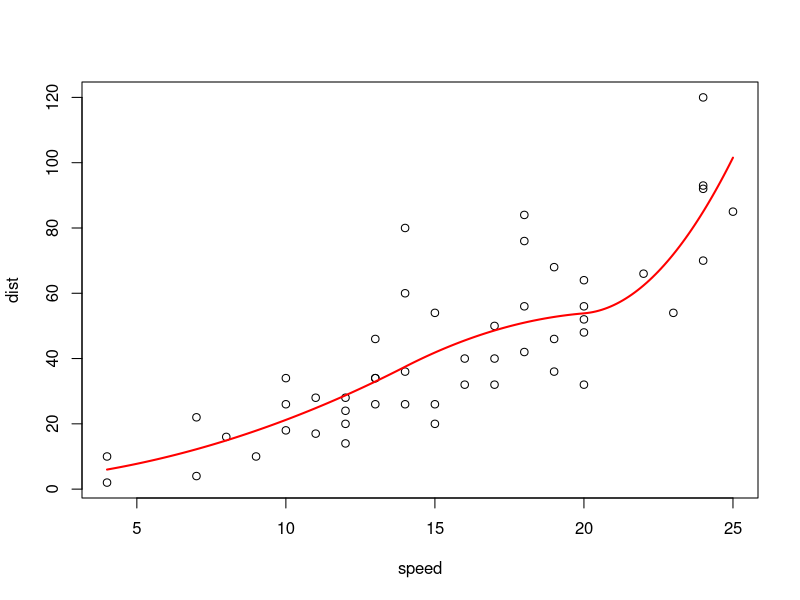
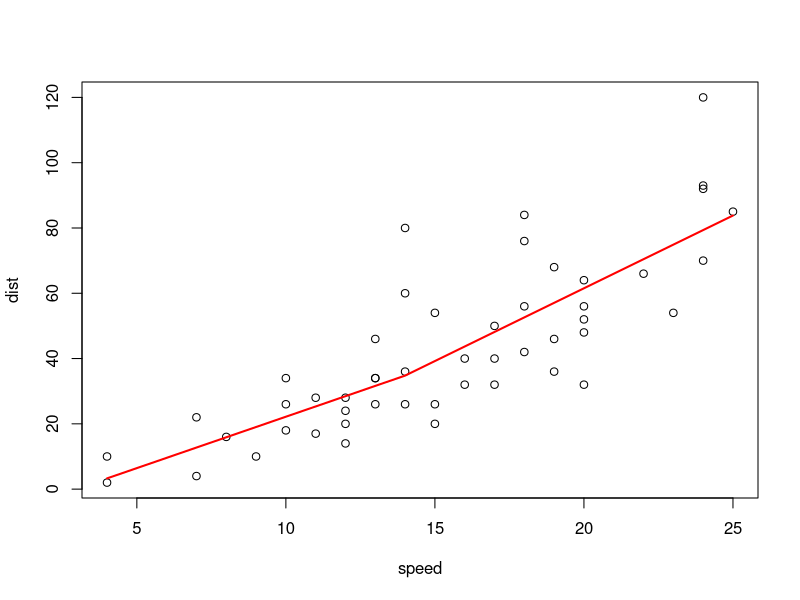
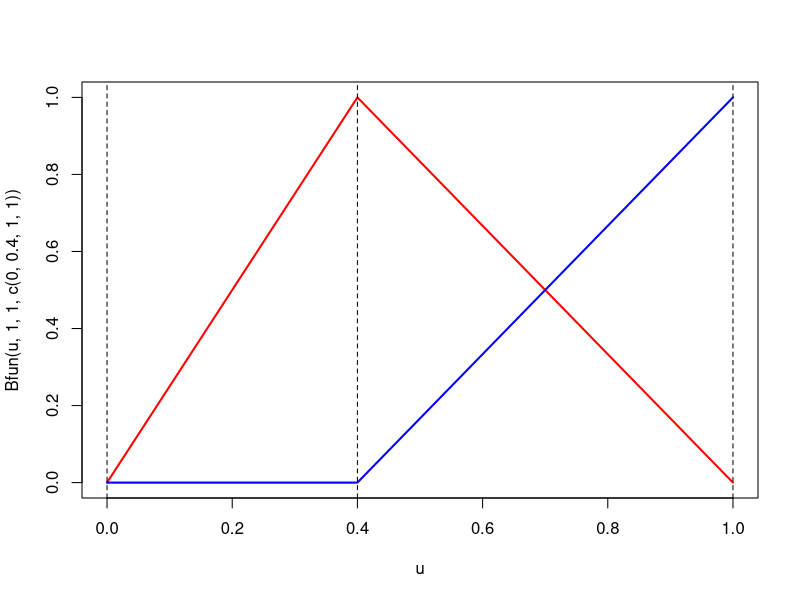
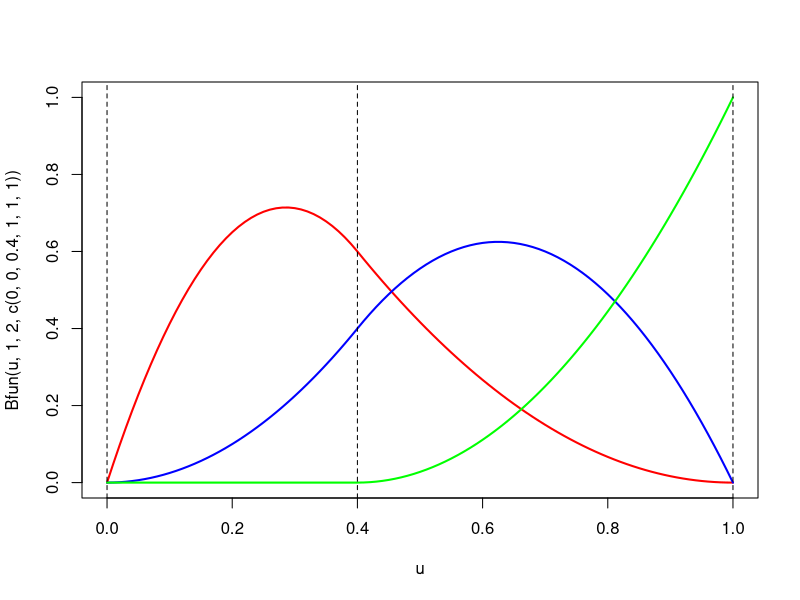
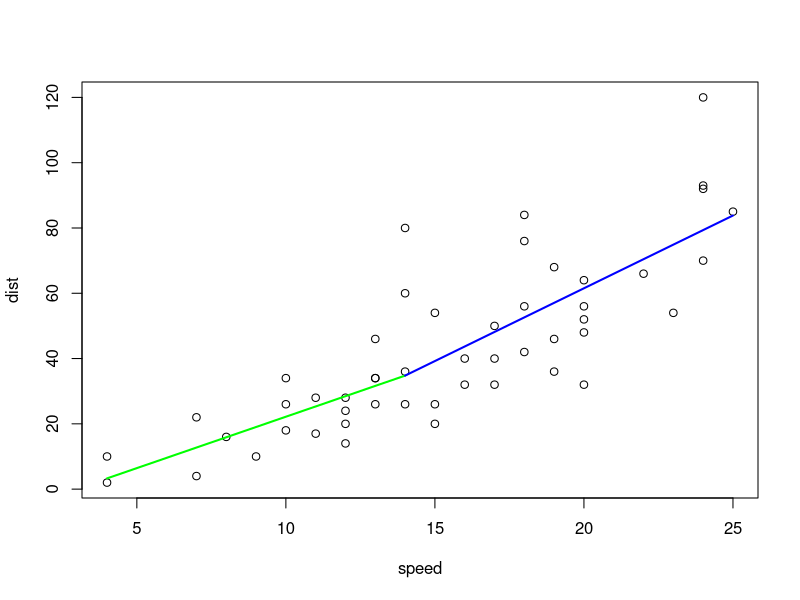
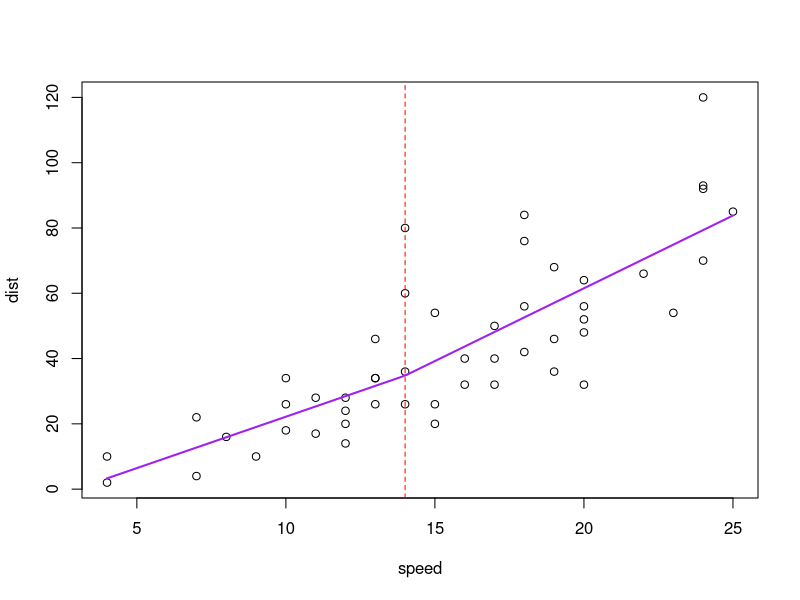
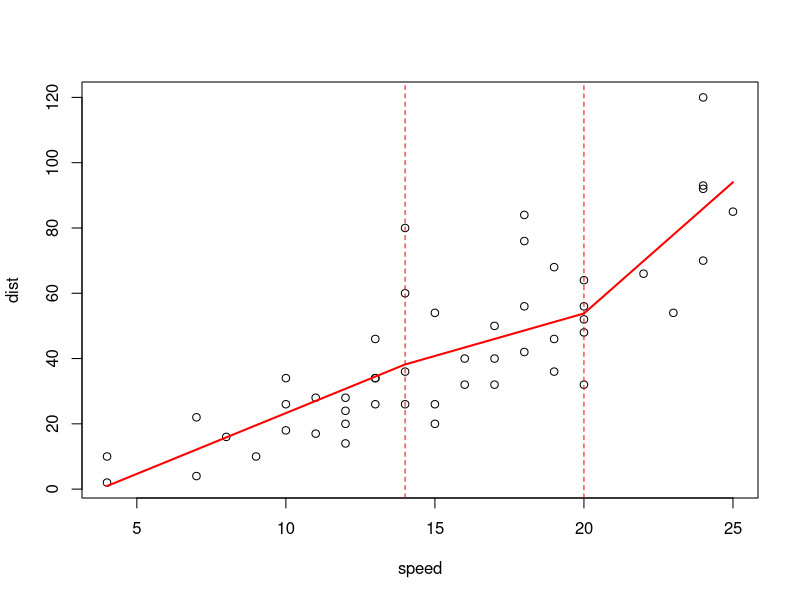
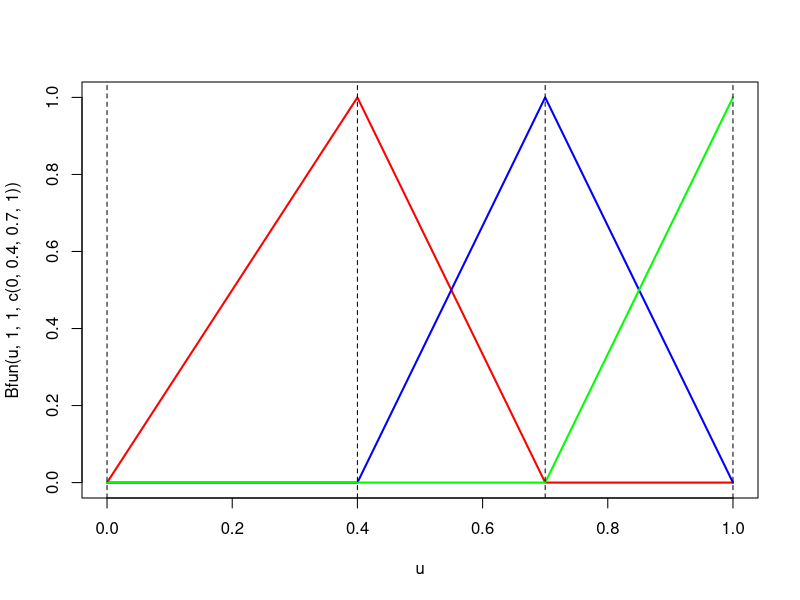

These figures' R source, in order:
# Splines - Opening the Black Box
# by Arthur Charpentier (2010)
# URL: https://www.r-bloggers.com/splines-opening-the-black-box/

# Remove all current objects in the workspace
  rm(list = ls(all = TRUE))
  set.seed(123)

#  Splines in regression is something which looks like a black box (or
#  maybe like some dishes you get when you travel away from home: it tastes
#  good, but you don’t what’s inside… even if you might have some clues,
#  you never know for sure*). With splines, it is the same: there are knots,
#  then we consider polynomial interpolations on parts between knots, and we
#  make sure that there is no discontinuity (on the prediction, but on the
#  derivative as well).

#  That sounds nice, but when you look at the output of the
#  regression… you got figures, but you barely see how to interpret
#  them… So let us have a look at the box, and I mean what is inside that
#  box…

#  So, consider the following dataset, with the following spline regression,
  library(splines)
  K <- c(14, 20)  # knots
  plot(cars)
  reg <- lm(dist ~ bs(speed, knots = c(K), degree = 2), data = cars)
  u <- seq(4, 25, by = 0.1)  # test model at these speeds
  B <- data.frame(speed = u)  # data.frame(speeds)
  Y <- predict(reg, newdata = B)  # predicted dist for the desired speeds
  lines(u, Y, lwd = 2, col = "red")

#  i.e. we have the following (nice) picture
#  But if we look at the output of the regression we get this
  summary(reg)

#  So, what can we do with those numbers ? First, assume know that we
#  consider only one knot (we have to start somewhere), and we
#  consider a b-spline interpolation of degree 1 (i.e. linear by parts).
  K <- c(14)
  reg <- lm(dist ~ bs(speed, knots = c(K), degree = 1), data = cars)
  u <- seq(4, 25, by = 0.1)
  B <- data.frame(speed = u)
  Y <- predict(reg, newdata = B)
  dev.off()
  plot(cars)
  lines(u, Y, lwd = 2, col = "red")
  summary(reg)

# Reading done from: https://cran.r-project.org/web/packages/crs/vignettes/spline_primer.pdf
# Usually variables for splines are:
#   m = the order of the spline
#   n = the degree of the spline
#   n = m - 1                         # fairly certain on this
#   N = number of internal knots
#   t = {t[i]|i ∈ Z}                    # the set of t[i] such that i is an integer
#   t = knot sequence, with individual terms being knots
#   number of knots in augmented knot set = N + 2m
#   augmented knot set =  internal knots + boundary knots * m
#   t[-(m-1)] = ... = t[0] <= t[1] <= ... <= t[N] <= t[N+1] = ... = t[N+m]
#   t[-(m-1)] through to t[0] are the lower boundary knots
#   t[N+1] through to t[N+m] are the upper boundary knots

# Unfortunately the terminology used in the code below does not match the
# mathematical functions provided by the blog, both are replicated as seen in
# the blog. The author uses j and n instead of i and j and appears to use t
# without subscript instead of x. It's all rather confusing... Bfun() appears
# to work though...

#  Recall that b-splines work like that:
#  given knots: 0 <= t[1] <= ... <= t[m-1] <= 1
#  (we define splines on the unit interval)
#  then: b[j,0](t) = 1 if t[j] <= t <= t[j+1] otherwise b[j,0](t) = 0
#  for all: j = 0, 1, ..., m-3, m-2

#                           t - t[j]                       t[j+n+1] - t
#  while: b[j,n](t) =  ----------------- b[j,n-1](t) + --------------------- b[j+1,n-1](t)
#                        t[j+n] - t[j]                   t[j+n+1] - t[j+1]

#  or: b[j,n](t) = a1 + a2
#  for all: j = 0, ..., m-n-2   # this doesn't look right to me
#  The code is something like that:
  Bfun <- function(x, j, n, K) {
    b <- 0
    a1 <- 0
    a2 <- 0
    if(((K[j+n+1] > K[j+1]) & (j+n<=length(K)) & (n > 0)) == TRUE) {
      a2 <- (K[j+n+1] - x)/(K[j+n+1] - K[j+1]) * Bfun(x, j+1, n-1, K)
    }
    if(((K[j+n] > K[j]) & (n > 0)) == TRUE) {
      a1 <- (x - K[j])/(K[j+n] - K[j]) * Bfun(x, j, n-1, K)
    }
    if(n==0) {
      b <- ((x > K[j]) & (x <= K[j+1]))*1  # this is described in line 59, uses the TRUE or FALSE statement gained by determining t[j] <= t <= t[j+1]
    }
    if(n>0) {
      b <- a1 + a2
    }
    return(b)
  }
# This is where
#   x = a time series (like 0 to 1 in 0.01 increments)
#   j = a sequence traditionally from 0, ..., n, however this is represented as 1, ..., n+1 as you can't get the zero index of a vector
#   n = degree of spline used (3 = cubic etc.)
#   K = augmented knot set
#   K = interior knots + boundary knots * if(lower.boundary) n else if (upper.boundary) n+1
#       it appears the first knot in the augmented knot set is missing for some
#       reason, as in equations typically there are n+1 boundary knots due to
#       the recursive nature of splines

#  So, for instance, for splines of degree 1, we have
  u <- seq(0, 1, by = 0.01)
  plot(u, Bfun(u, 1, 1, c(0, 0.4, 1, 1)),
    lwd = 2, col = "red", type = "l", ylim = c(0, 1))
  lines(u, Bfun(u, 2, 1, c(0, 0.4, 1, 1)), lwd = 2, col = "blue")
  abline(v = c(0, 0.4, 1), lty = 2)

# So here we have one internal knot 0.4, with our boundary knots 0 and 1, with an appended knot (none on the lower boundary due to degree of 1)

#  and for splines of degree 2, the basis is
  u <- seq(0, 1, by = 0.01)
  plot(u, Bfun(u, 1, 2, c(0 ,0, 0.4, 1, 1, 1)),
    lwd = 2, col = "red", type = "l", ylim = c(0, 1))
  lines(u, Bfun(u, 2, 2, c(0, 0, 0.4, 1, 1, 1)), lwd = 2, col = "blue")
  lines(u, Bfun(u, 3, 2, c(0, 0, 0.4, 1, 1, 1)), lwd = 2, col = "green")
  abline(v = c(0, 0.4, 1), lty = 2)

#  …etc. Note that I need to duplicate sometimes starting and end points (but it
#  should be possible to fix it in the function).
#  So, how do we use that, here ? Actually, there are two steps:

# 1. We get from [x[min],x[max]] to the unit interval (using a simple affine
#    transformation)
# 2. We consider Yhat[i] = Bhat[0] + Bhat[1]b[1,1](X[i]) + Bhat[2]b[2,1](X[i])

# Here, based on the graph above (with the basis function), note that we can use
  plot(cars)
  u0 <- seq(0, 1, by = 0.01)
  v <- reg$coefficients[2]*u0 + reg$coefficients[1]
  x1 <- seq(min(cars$speed), K, length = length(u0))
  lines(x1, v, col = "green", lwd = 2)
  u0 <- seq(0, 1, by = 0.01)
  v <- (reg$coefficients[3] - reg$coefficients[2])*u0 +
    reg$coefficients[1] +
    reg$coefficients[2]
  x2 <- seq(K, max(cars$speed), length = length(u0))
  lines(x2, v, col = "blue", lwd = 2)
#	which gives us exactly the graph we obtained previously.
# But we can also consider
  plot(cars)
  reg <- lm(dist ~ bs(speed, knots = c(K), degree = 1), data = cars)
  k <- (K - min(cars$speed))/(max(cars$speed) - min(cars$speed))
  u0 <- seq(0, 1, by = 0.01)
  v <- reg$coefficients[1] +
    reg$coefficients[2]*Bfun(u0, 1, 1, c(0, k, 1, 1)) +
    reg$coefficients[3]*Bfun(u0, 2, 1, c(0, k, 1, 1))
  lines(x = min(cars$speed) + u0*(max(cars$speed) - min(cars$speed)), y = v,
     col = "purple", lwd = 2)
  abline(v = K, lty = 2, col = "red")

# So, we should be able to try with two knots (but we keep it linear, so far)
  K <- c(14, 20)
  plot(cars)
  reg <- lm(dist ~ bs(speed, knots = c(K), degree = 1), data = cars)
  u <- seq(4, 25, by = 0.1)
  B <- data.frame(speed = u)
  Y <- predict(reg, newdata = B)
  lines(u, Y, lwd = 2, col = "red")
  abline(v = K, lty = 2, col = "red")
# First, we can plot our basis functions, with two knots,
  u <- seq(0, 1, by = 0.01)
  plot(u, Bfun(u, 1, 1, c(0, 0.4, 0.7, 1)),
    lwd = 2, col = "red", type = "l", ylim = c(0, 1))
  lines(u, Bfun(u, 2, 1, c(0, 0.4, 0.7, 1, 1)), lwd = 2, col = "blue")
  lines(u, Bfun(u, 3, 1, c(0, 0.4, 0.7, 1, 1)), lwd = 2, col = "green")
  abline(v = c(0, 0.4, 0.7, 1), lty = 2)

# so we can use those functions here, as we did before,
  plot(cars)
  reg <- lm(dist ~ bs(speed, knots = c(K), degree = 1), data = cars)
  k <- (K - min(cars$speed))/(max(cars$speed) - min(cars$speed))
  u0 <- seq(0, 1, by = 0.01)
  v <- reg$coefficients[1] +
    reg$coefficients[2]*Bfun(u0, 1, 1, c(0, k, 1, 1)) +
    reg$coefficients[3]*Bfun(u0, 2, 1, c(0, k, 1, 1)) +
    reg$coefficients[4]*Bfun(u0, 3, 1, c(0, k, 1, 1))
  lines(x = min(cars$speed)+u0*(max(cars$speed)-min(cars$speed)), y = v,
    col = "red", lwd = 2)
  abline(v = K, lty = 2, col = "red")

# Great, it looks promising…. Let us look finally at the case we have two knots,
# and some quadratic splines. Here, with two knots, the basis is
  u <- seq(0, 1, by = 0.01)
  plot(u, Bfun(u, 1, 2, c(0, 0, 0.4, 0.7, 1, 1, 1)),
    lwd = 2, col = "red", type = "l", ylim = c(0, 1))
  lines(u, Bfun(u, 2, 2, c(0, 0, 0.4, 0.7, 1, 1, 1)), lwd = 2, col = "blue")
  lines(u, Bfun(u, 3, 2, c(0, 0, 0.4, 0.7, 1, 1, 1)), lwd = 2, col = "green")
  lines(u, Bfun(u, 4, 2, c(0, 0, 0.4, 0.7, 1, 1, 1)), lwd = 2, col = "orange")
  abline(v = c(0, 0.4, 0.7, 1), lty = 2)

# so if we just rewrite our previous function, we have
  plot(cars)
  reg <- lm(dist ~ bs(speed, knots = c(K), degree = 2), data = cars)
  k <- (K - min(cars$speed))/(max(cars$speed) - min(cars$speed))
  u0 <- seq(0, 1, by = 0.01)
  v <- reg$coefficients[1] +
    reg$coefficients[2]*Bfun(u0, 1, 2, c(0, 0, k, 1, 1, 1)) +
    reg$coefficients[3]*Bfun(u0, 2, 2, c(0, 0, k, 1, 1, 1)) +
    reg$coefficients[4]*Bfun(u0, 3, 2, c(0, 0, k, 1, 1, 1)) +
    reg$coefficients[5]*Bfun(u0, 4, 2, c(0, 0, k, 1, 1, 1))
  lines(x = min(cars$speed) + u0*(max(cars$speed) - min(cars$speed)), y = v,
    col = "purple", lwd = 2)
  abline(v = K, lty = 2, col = "red")

# And just one final comment: how do I optimally
# choose my knots ?… A simple idea can be to consider all possible
# knots, and consider the model which gives us the residuals with the
# smaller variance,
  vk <- seq(0.05, 0.95, by = 0.05)
  SSR <- matrix(NA, length(vk))
  for(i in 1:(length(vk))){
    k <- vk[i]
    K <- min(cars$speed) + k*(max(cars$speed) - min(cars$speed))
    reg <- lm(dist ~ bs(speed, knots = c(K), degree = 2), data = cars)
    SSR[i] <- sum(residuals(reg)^2)
  }
  plot(vk, SSR, type = "b", col = "blue")

# Here, the best model is obtained when we split 3/4-1/4…
